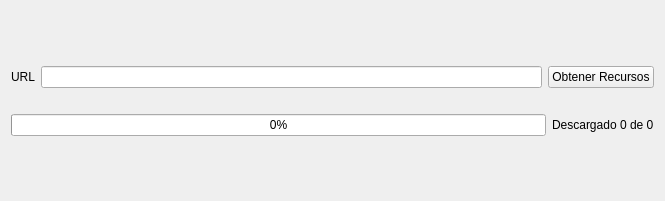
<?xml version="1.0" encoding="UTF-8"?>
<ui version="4.0">
 <class>Ventana</class>
 <widget class="QWidget" name="Ventana">
  <property name="geometry">
   <rect>
    <x>0</x>
    <y>0</y>
    <width>665</width>
    <height>201</height>
   </rect>
  </property>
  <property name="windowTitle">
   <string>Ventana</string>
  </property>
  <layout class="QGridLayout" name="gridLayout">
   <item row="1" column="1">
    <widget class="QLineEdit" name="leURL"/>
   </item>
   <item row="1" column="0">
    <widget class="QLabel" name="lURL">
     <property name="text">
      <string>URL</string>
     </property>
    </widget>
   </item>
   <item row="2" column="0" colspan="3">
    <layout class="QVBoxLayout" name="verticalLayout">
     <property name="spacing">
      <number>6</number>
     </property>
     <item>
      <widget class="QLabel" name="lRecurso">
       <property name="text">
        <string/>
       </property>
      </widget>
     </item>
     <item>
      <layout class="QHBoxLayout" name="horizontalLayout">
       <item>
        <widget class="QProgressBar" name="pbProgresoRecurso">
         <property name="value">
          <number>0</number>
         </property>
        </widget>
       </item>
       <item>
        <widget class="QLabel" name="lProgresoGlobal">
         <property name="text">
          <string>Descargado 0 de 0</string>
         </property>
        </widget>
       </item>
      </layout>
     </item>
    </layout>
   </item>
   <item row="1" column="2">
    <widget class="QPushButton" name="pbObtenerRecursos">
     <property name="text">
      <string>Obtener Recursos</string>
     </property>
    </widget>
   </item>
   <item row="0" column="1">
    <spacer name="verticalSpacer_2">
     <property name="orientation">
      <enum>Qt::Vertical</enum>
     </property>
     <property name="sizeHint" stdset="0">
      <size>
       <width>20</width>
       <height>40</height>
      </size>
     </property>
    </spacer>
   </item>
   <item row="3" column="1">
    <spacer name="verticalSpacer">
     <property name="orientation">
      <enum>Qt::Vertical</enum>
     </property>
     <property name="sizeHint" stdset="0">
      <size>
       <width>20</width>
       <height>40</height>
      </size>
     </property>
    </spacer>
   </item>
  </layout>
 </widget>
 <resources/>
 <connections/>
</ui>
